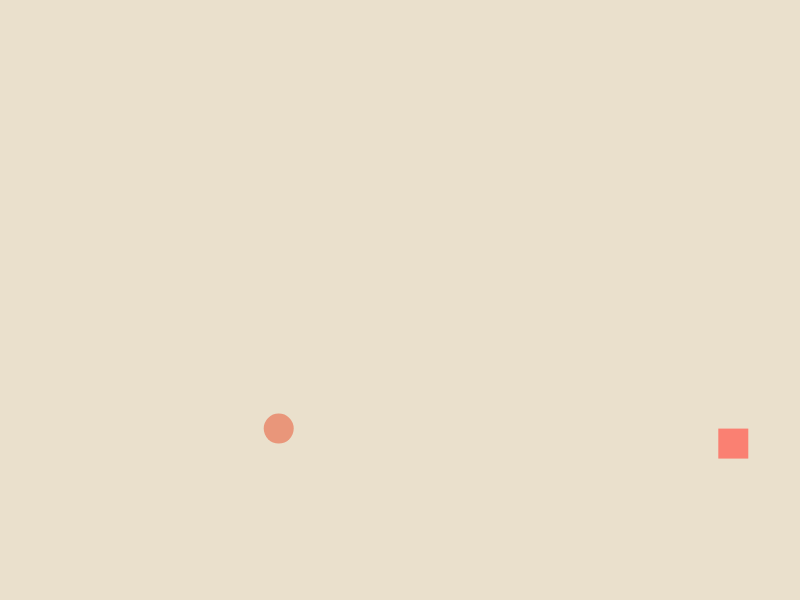
Frame 1 (no input)
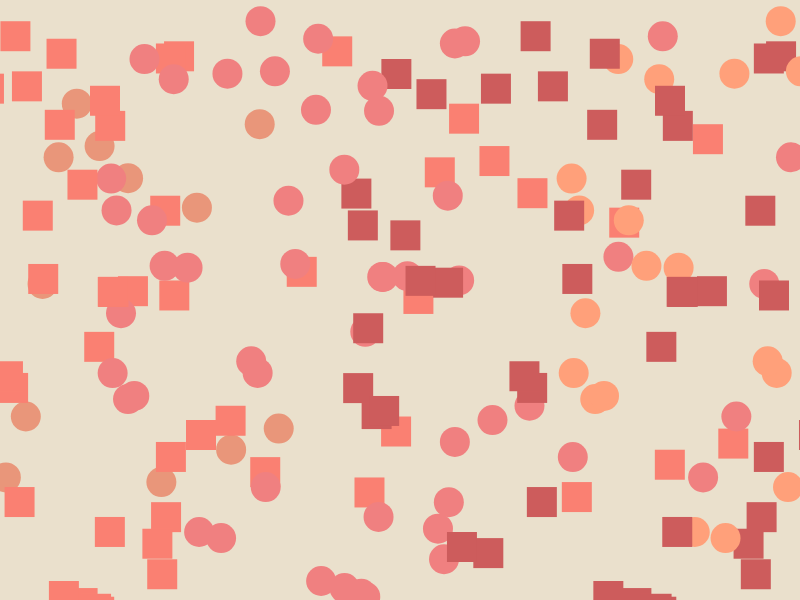
Frame 60 (no input)
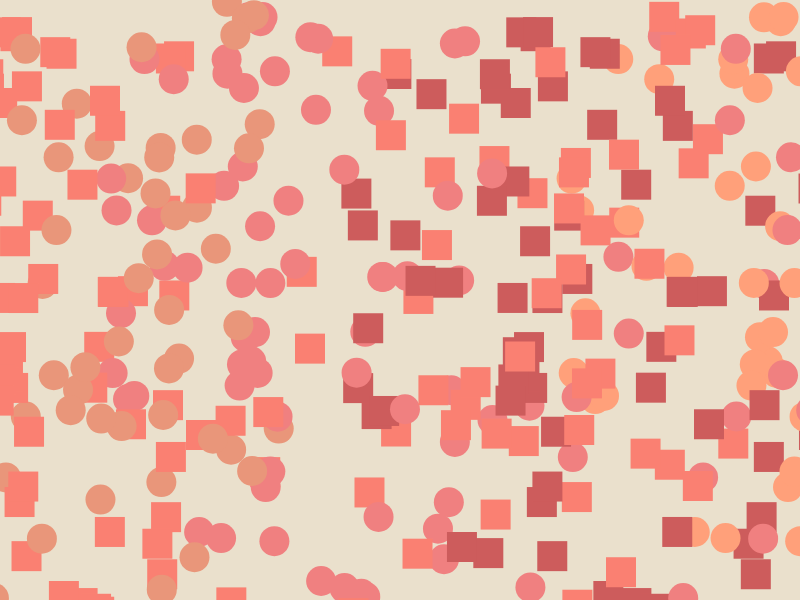
Frame 120 (the mouse pressed at the canvas centre since frame 60)

The p5.js sketch that drew these frames (run headless with seeded random() and noise() and a simulated clock; from frame 60 on, the mouse is pressed at the canvas centre):

// p5.js sketch
// ── sketch.js
var myColors = ['#CD5C5C', '#F08080', '#FA8072', '#E9967A', '#FFA07A'];
//var

var nColors = myColors.length;



var cardWidth = 20;
var cardHeight = 20;
var cardScale = 1.5;
var offset=cardWidth*2;

var card1StartX = 0;
var card1StartY = 0;

var negativeY=50;
var y=-negativeY;



var numCarte = 25;


//frameRate(40);

function preload(){
}

function setup() {
  createCanvas(800,600);
  background(234, 224, 204);
  //background(0, 0, 0);
}

function draw() {

var x=0;

//y=(frameCount-negativeY)%height;

y= random()*height;

console.log('y='+y);
//generate 50 shapes (columns) each loop
  for (var i=-25; i<= numCarte; i++) {
    //var y=frameCount-negativeY;
    x+=noise(frameCount/50)*height;

    //if(i%2==0) {stroke(255);}
    //else {stroke(0,0,0);}
    noStroke();
    //fill(random(255), random(255), random(255));
    //fill(lerpColor(color('#F6CEF5'),color('#29088A'), frameCount/120));
    var colIndex;
    if(i<0){
      colIndex=(i*(-1))%nColors;
    } else {
      colIndex=i%nColors;
    }
    fill(myColors[colIndex]);

    if(i%2==0){
      rect(x+(offset*i), y, cardWidth*cardScale, cardHeight*cardScale);
  } else {
    ellipse(x+(offset*i), y, cardWidth*cardScale, cardHeight*cardScale);
  }


  }

}
